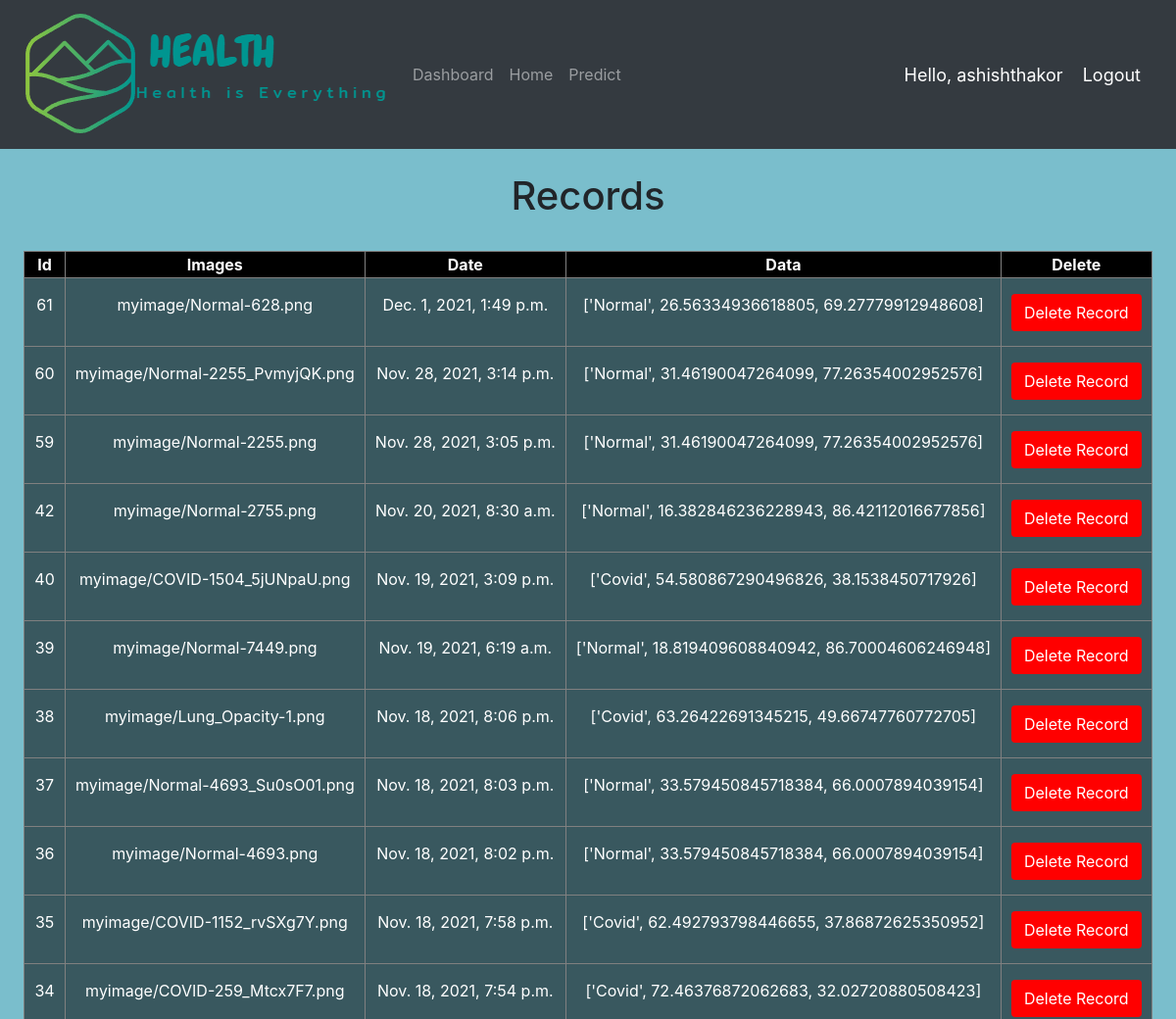
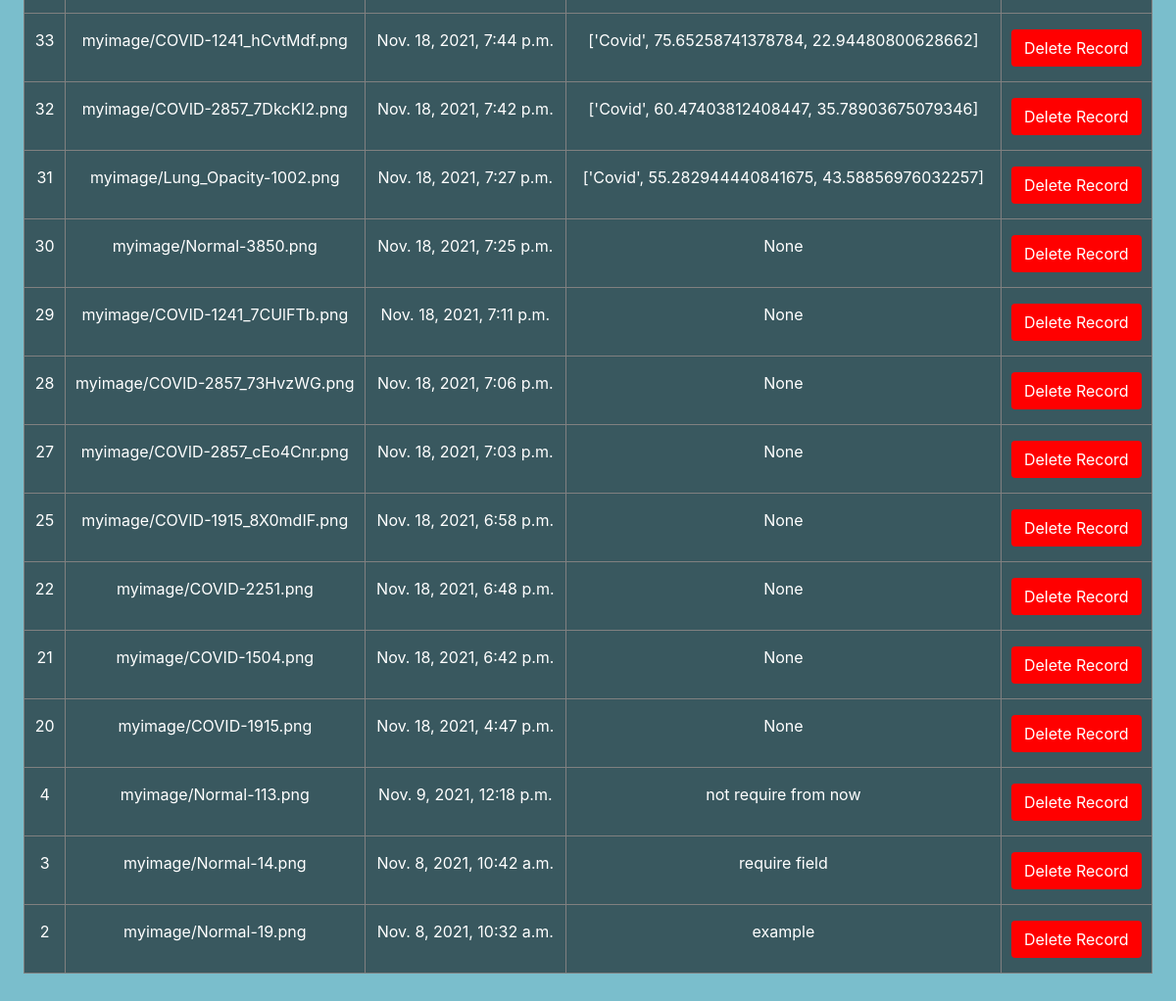
The page /records/ (signed in) on the database its author committed (2 pictures, top to bottom).
### LungHealthDetection/models.py (models this page shows)
class ImageForm(models.Model):
    userid = models.ForeignKey(User, default = 1, null = True, on_delete = models.CASCADE)
    photo = models.ImageField(upload_to="myimage")
    date = models.DateTimeField(auto_now_add=True)
    data = models.TextField(null=True,blank = True)

### LungHealthDetection/views.py (the view)
# urls.py: path('records/', views.records, name="records"),
def records(request):
	records = ImageForm.objects.all().order_by('-date')
	return render(request, 'LungHealthDetection/records.html',{'records' : records })

### LungHealthDetection/templates/LungHealthDetection/records.html (shortened to what this page needs)
{% load static %}
<!DOCTYPE html>
<html>
<head>
	<link rel="stylesheet" href="https://stackpath.bootstrapcdn.com/bootstrap/4.3.1/css/bootstrap.min.css">
	<link rel="stylesheet" type="text/css" href="{% static '/css/main.css' %}">
</head>
<body>
	{%  include 'LungHealthDetection/navbar.html' %}
	<br />
	<div class="container-fluid">
        <div class="paragraph" style="text-align: center;"><h1>Records</h1></div>
	{% block content %}
	<br />
		{% if records %}
			<table align="center" border="1">
				<tr style="text-align: center; background-color: black; color: white;">
					<th>Id</th>
					<th>Images</th>
					<th>Date</th>
					<th>Data</th>
					<th>Delete</th>
				</tr>
				{% for record in records %}
					{% if request.user == record.userid %}
						<tr style="text-align: center; background-color: rgba(0, 0, 0, 0.535); color: white;">
							<td>{{ record.id }}</td>
							<td><a href= "{{ record.photo.url }}" >{{record.photo}}</a></td>
							<td>{{ record.date }}</td>
							<td>{{ record.data }}</td>
							<td><div class="d-flex justify-content-center mt-3 login_container">
								<a href="{% url 'record_del' pk=record.id %}" class="btn delete_btn">Delete Record</a>
							</div></td>
						</tr>
					{% endif %}
				{% endfor %}
			</table>
			<br /><br /><br />
		{% else %}
			<h1>No Data</h1>
		{% endif %}
	{% endblock %}
    </div>
</body>
</html>

### LungHealthDetection/templates/LungHealthDetection/navbar.html (shortened to what this page needs)
<html>
<head>
</head>
<body>
{% load static %}
<nav class="navbar navbar-expand-lg navbar-dark bg-dark">
 <img src="{% static 'images/logo3.PNG' %} " />
  <div class="collapse navbar-collapse" id="navbarNav">
    <ul class="navbar-nav">
      <li class="nav-item ">
        {% if user.is_authenticated %}
          <a class="nav-link" href="{% url 'dashboard' %}">Dashboard</a>
        {% else %}
          <a class="nav-link" href="{% url 'home' %}">Dashboard</a>
        {% endif %}
      </li>
      <li class="nav-item ">
        <a class="nav-link" href="{% url 'home' %}">Home </a>
      </li>
      {% if user.is_authenticated %}
        <li class="nav-item ">
          <a class="nav-link" href="{% url 'predict' %}">Predict </a>
        </li>
      {% endif %}
    </ul>
  </div>
  {% if user.is_authenticated %}
    <span class="hello-msg">Hello, {{request.user}}</span>
    <span ><a  class="hello-msg" href="{% url 'logout' %}">Logout</a></span>
  {% else %}
    <spam><a class="hello-msg" href="{% url 'login' %}">Login</a></spam>
  {% endif %}
</nav>
</body>
</html>

### static/css/main.css (style rules this page uses)
body { background-color: #ebeff5; }

### LungHealthDetection/templates/LungHealthDetection/records.html (style rules this page uses)
body { background-color: #7ABECC; }
a { color: white; }
td { padding-left: 10px; padding-right: 10px ; padding-top: 0px; padding-bottom: 15px; }
.delete_btn { width: 100%; background: #ff0000 !important; color: white !important; }

### LungHealthDetection/templates/LungHealthDetection/navbar.html (style rules this page uses)
.hello-msg { font-size: 18px; color: #fff; margin-right: 20px; }

### rows shown on the page
ImageForm: id "61", photo "myimage/Normal-628.png", date "Dec. 1, 2021, 1:49 p.m.", data "['Normal', 26.56334936618805, 69.27779912948608]"
ImageForm: id "60", photo "myimage/Normal-2255_PvmyjQK.png", date "Nov. 28, 2021, 3:14 p.m.", data "['Normal', 31.46190047264099, 77.26354002952576]"
ImageForm: id "59", photo "myimage/Normal-2255.png", date "Nov. 28, 2021, 3:05 p.m.", data "['Normal', 31.46190047264099, 77.26354002952576]"
ImageForm: id "42", photo "myimage/Normal-2755.png", date "Nov. 20, 2021, 8:30 a.m.", data "['Normal', 16.382846236228943, 86.42112016677856]"
ImageForm: id "40", photo "myimage/COVID-1504_5jUNpaU.png", date "Nov. 19, 2021, 3:09 p.m.", data "['Covid', 54.580867290496826, 38.1538450717926]"
ImageForm: id "39", photo "myimage/Normal-7449.png", date "Nov. 19, 2021, 6:19 a.m.", data "['Normal', 18.819409608840942, 86.70004606246948]"
ImageForm: id "38", photo "myimage/Lung_Opacity-1.png", date "Nov. 18, 2021, 8:06 p.m.", data "['Covid', 63.26422691345215, 49.66747760772705]"
ImageForm: id "37", photo "myimage/Normal-4693_Su0sO01.png", date "Nov. 18, 2021, 8:03 p.m.", data "['Normal', 33.579450845718384, 66.0007894039154]"
ImageForm: id "36", photo "myimage/Normal-4693.png", date "Nov. 18, 2021, 8:02 p.m.", data "['Normal', 33.579450845718384, 66.0007894039154]"
ImageForm: id "35", photo "myimage/COVID-1152_rvSXg7Y.png", date "Nov. 18, 2021, 7:58 p.m.", data "['Covid', 62.492793798446655, 37.86872625350952]"
ImageForm: id "34", photo "myimage/COVID-259_Mtcx7F7.png", date "Nov. 18, 2021, 7:54 p.m.", data "['Covid', 72.46376872062683, 32.02720880508423]"
ImageForm: id "33", photo "myimage/COVID-1241_hCvtMdf.png", date "Nov. 18, 2021, 7:44 p.m.", data "['Covid', 75.65258741378784, 22.94480800628662]"
ImageForm: id "32", photo "myimage/COVID-2857_7DkcKI2.png", date "Nov. 18, 2021, 7:42 p.m.", data "['Covid', 60.47403812408447, 35.78903675079346]"
ImageForm: id "31", photo "myimage/Lung_Opacity-1002.png", date "Nov. 18, 2021, 7:27 p.m.", data "['Covid', 55.282944440841675, 43.58856976032257]"
ImageForm: id "30", photo "myimage/Normal-3850.png", date "Nov. 18, 2021, 7:25 p.m.", data "None"
ImageForm: id "29", photo "myimage/COVID-1241_7CUlFTb.png", date "Nov. 18, 2021, 7:11 p.m.", data "None"
ImageForm: id "28", photo "myimage/COVID-2857_73HvzWG.png", date "Nov. 18, 2021, 7:06 p.m.", data "None"
ImageForm: id "27", photo "myimage/COVID-2857_cEo4Cnr.png", date "Nov. 18, 2021, 7:03 p.m.", data "None"
ImageForm: id "25", photo "myimage/COVID-1915_8X0mdIF.png", date "Nov. 18, 2021, 6:58 p.m.", data "None"
ImageForm: id "22", photo "myimage/COVID-2251.png", date "Nov. 18, 2021, 6:48 p.m.", data "None"
ImageForm: id "21", photo "myimage/COVID-1504.png", date "Nov. 18, 2021, 6:42 p.m.", data "None"
ImageForm: id "20", photo "myimage/COVID-1915.png", date "Nov. 18, 2021, 4:47 p.m.", data "None"
ImageForm: id "4", photo "myimage/Normal-113.png", date "Nov. 9, 2021, 12:18 p.m.", data "not require from now"
ImageForm: id "3", photo "myimage/Normal-14.png", date "Nov. 8, 2021, 10:42 a.m.", data "require field"
ImageForm: id "2", photo "myimage/Normal-19.png", date "Nov. 8, 2021, 10:32 a.m.", data "example"

### other values the page prints
{{ request.user }} "ashishthakor"
